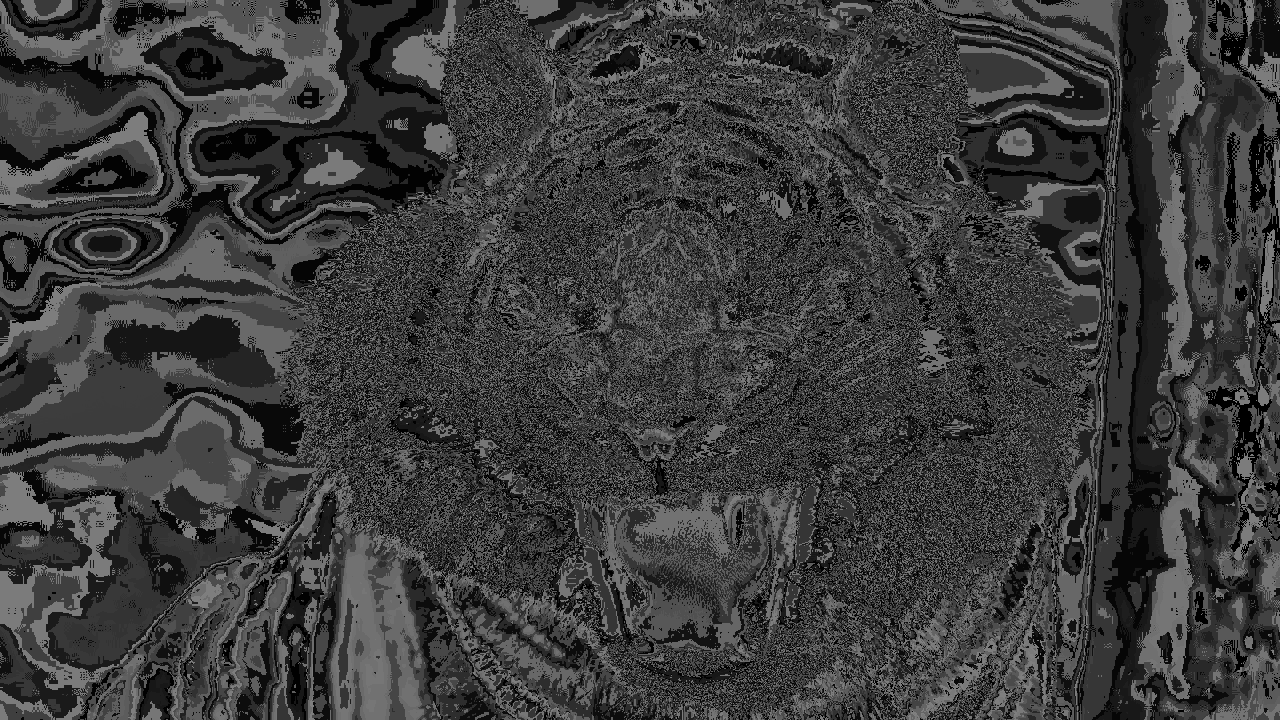
#> input picture compressed_tiger.png, 1280 x 720 px
$ python image_decompress.py
#> lines starting #> are read from the running program, lines starting #| are printed output that depends on the picture
# -*- coding: utf-8 -*-

from skimage import io
import numpy as np

centers = np.load('codebook_tiger.npy')
#> (reads codebook_tiger.npy from the repository)
c_image = io.imread('compressed_tiger.png')
#> c_image is the input picture: shape (720, 1280); min 0, max 127, mean 60.3
image = centers[c_image]
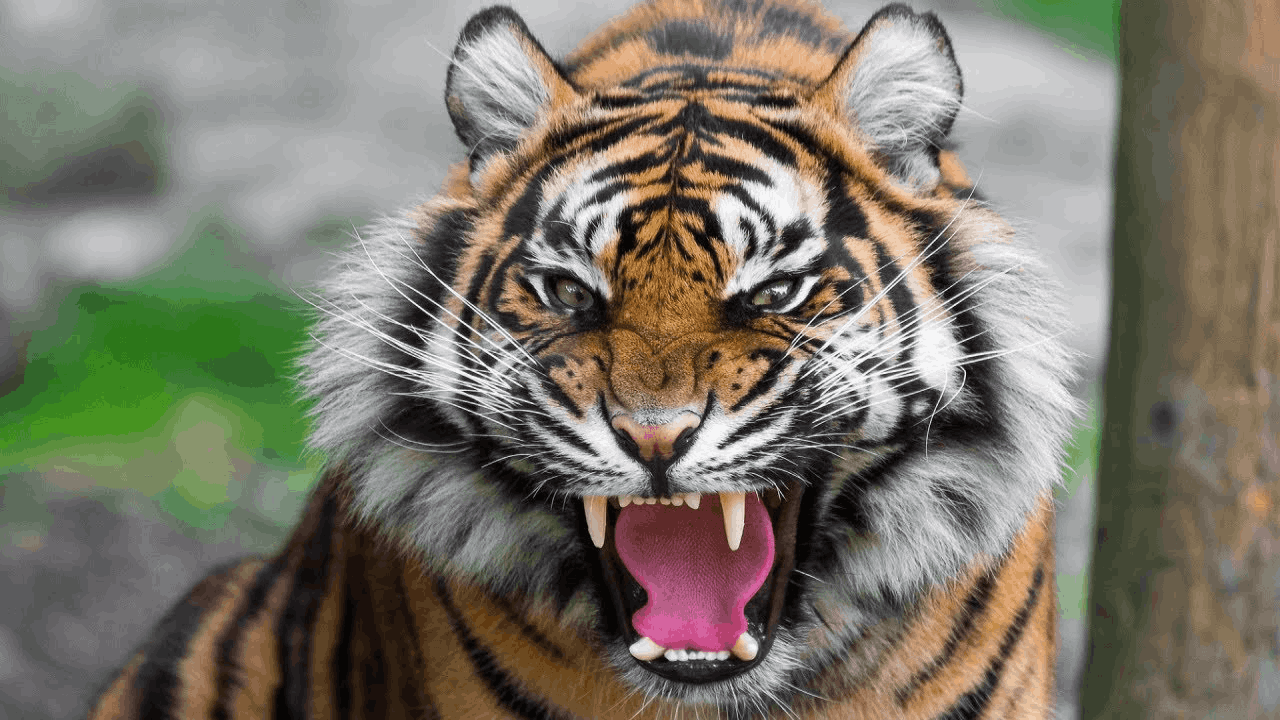
#> image: shape (720, 1280, 3); mean of channels 0, 1, 2 123.1, 118.4, 104.9; drawn as R, G, B

io.imsave('reconstructed_tiger.png',image);
io.imshow(image)
io.show()
